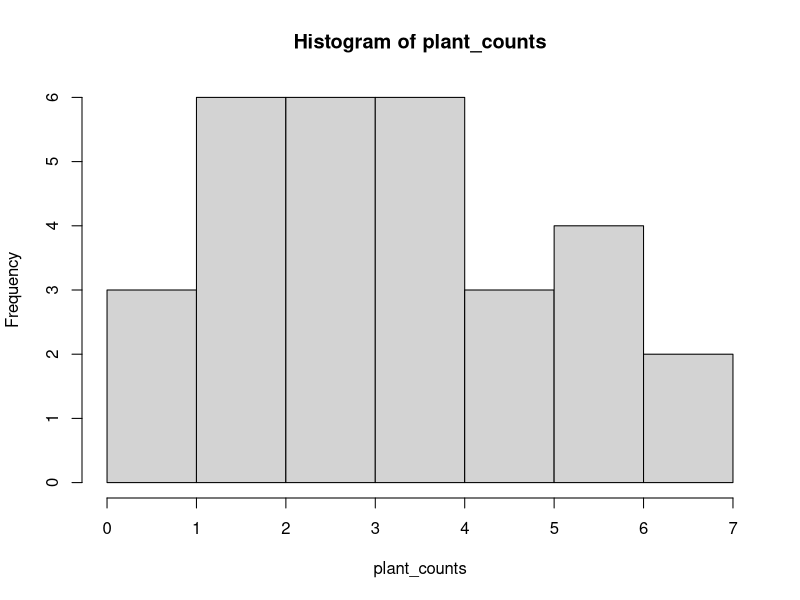
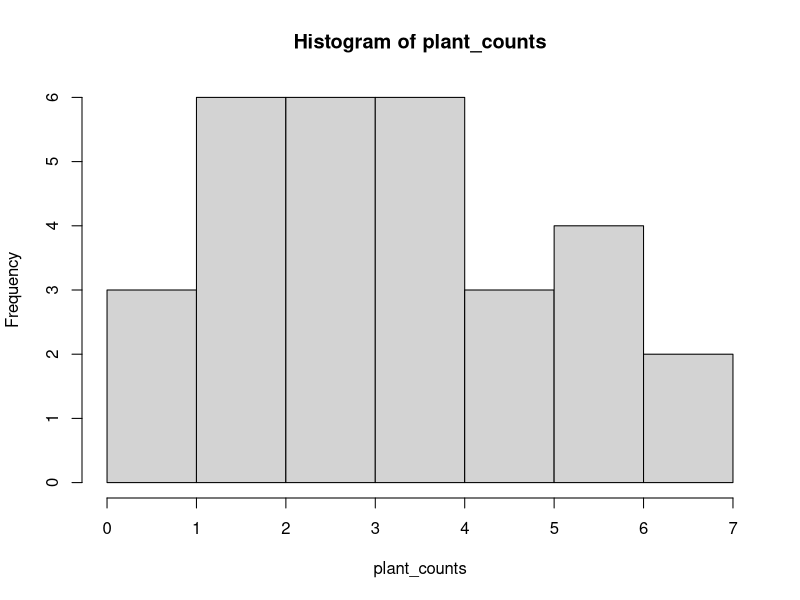
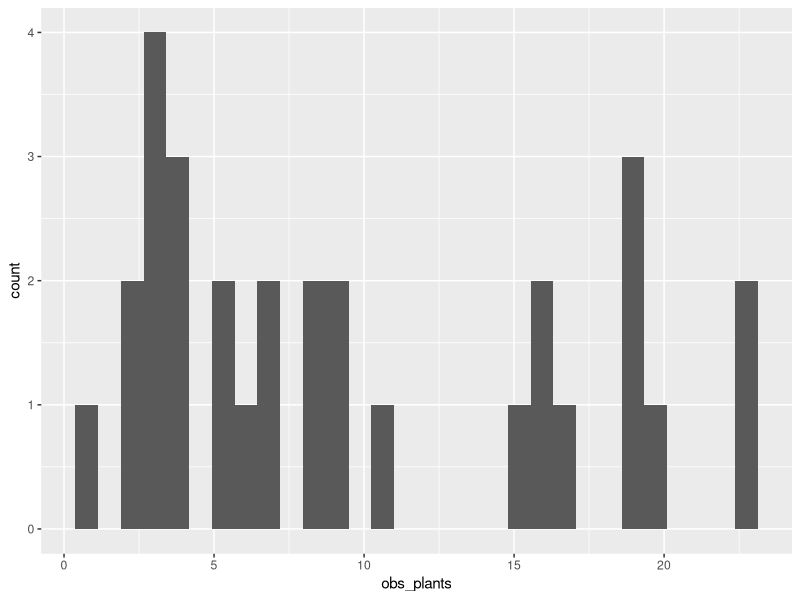

The R source for these figures, in order:
## ---- chunk 1
#| output-location: column
avg_plant_m2 <- 4
n_plots <- 30
# simulate
set.seed(1234)
plant_counts <- rpois(
  n_plots,
  avg_plant_m2)
hist(plant_counts)

## ---- chunk 2
confint(glm(plant_counts ~ 1, 
    family = poisson(link = "identity")))
## ---- chunk 3
#| output-location: column
log_avg_plant_m2 <- log(4)
n_plots <- 30
# simulate
set.seed(1234)
plant_counts <- rpois(
  n_plots,
  exp(log_avg_plant_m2))
hist(plant_counts)

## ---- chunk 4
confint(glm(plant_counts ~ 1, 
    family = poisson(link = "log")))
log_avg_plant_m2
## ---- chunk 5
#| output-location: slide
#| echo: true
suppressPackageStartupMessages(library(tidyverse))
set.seed(1618)
fake_plant_data <- tibble(
  plot_size = rep(c(1, 2, 5), each = 10),
  avg_plants = plot_size * exp(log_avg_plant_m2),
  obs_plants = rpois(n = 30, lambda = avg_plants))

# plot the histogram
fake_plant_data |> 
  ggplot(aes(x = obs_plants))+ 
  geom_histogram()

## ---- chunk 6
# fit the wrong(!) model
confint(glm(obs_plants ~ 1, 
            data = fake_plant_data,
    family = poisson(link = "log")))
## ---- chunk 7
confint(glm(obs_plants ~ 1 + offset(log(plot_size)), 
            data = fake_plant_data,
    family = poisson(link = "log")))
